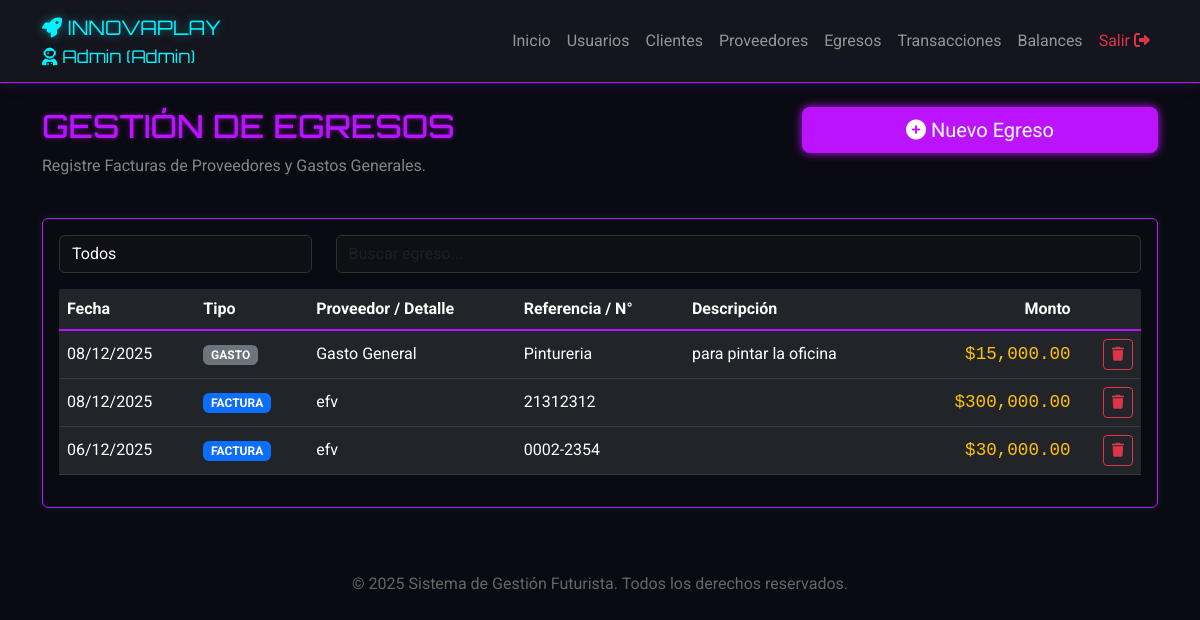
Page /egresos.php (signed in) on the committed database.
### tables this page shows
CREATE TABLE `transacciones` (
  `id` int(11) NOT NULL,
  `tipo` enum('factura','recibo','nota_credito','nota_debito','gasto') NOT NULL,
  `tipo_entidad` enum('cliente','proveedor') NOT NULL,
  `entidad_id` int(11) NOT NULL,
  `monto` decimal(10,2) NOT NULL,
  `descripcion` text DEFAULT NULL,
  `fecha` date NOT NULL,
  `transaccion_relacionada_id` int(11) DEFAULT NULL,
  `estado` tinyint(1) DEFAULT 1,
  `fecha_creacion` timestamp NOT NULL DEFAULT current_timestamp(),
  `numero_comprobante` varchar(50) DEFAULT NULL,
  `letra` char(1) DEFAULT NULL,
  `condicion_pago` enum('contado','cuenta_corriente') DEFAULT NULL,
  `saldo_pendiente` decimal(10,2) DEFAULT 0.00
);

CREATE TABLE `proveedores` (
  `id` int(11) NOT NULL,
  `nombre` varchar(100) NOT NULL,
  `correo` varchar(100) DEFAULT NULL,
  `telefono` varchar(20) DEFAULT NULL,
  `estado` tinyint(1) DEFAULT 1,
  `fecha_creacion` timestamp NOT NULL DEFAULT current_timestamp()
);

### egresos.php (the view, shortened to what this page needs)
<?php
require_once 'config.php';
require_once 'header.php';
$sql_list = "SELECT t.*, p.nombre as nombre_proveedor
             FROM transacciones t
             LEFT JOIN proveedores p ON t.entidad_id = p.id
             WHERE (t.tipo_entidad = 'proveedor' AND t.tipo IN ('factura', 'gasto'))
             AND t.estado = 1
             ORDER BY t.fecha DESC, t.id DESC";
$res_list = $conexion->query($sql_list);
?>
<div class="row mb-4">
    <div class="col-md-8">
        <h2 style="color: var(--neon-purple); text-shadow: 0 0 5px rgba(188, 19, 254, 0.5);">GESTIÓN DE EGRESOS</h2>
        <p class="text-white-50">Registre Facturas de Proveedores y Gastos Generales.</p>
    </div>
    <div class="col-md-4 text-end">
        <button class="btn btn-lg w-100"
            style="background-color: var(--neon-purple); border: none; color: white; box-shadow: 0 0 10px var(--neon-purple);"
            data-bs-toggle="modal" data-bs-target="#modalNuevoEgreso">
            <i class="fas fa-plus-circle"></i> Nuevo Egreso
        </button>
    </div>
</div>
<div class="card" style="border: 1px solid var(--neon-purple); background-color: var(--card-bg);">
    <div class="card-body">
        <div class="row mb-3">
            <div class="col-md-3">
                <select id="documentFilter" class="form-control">
                    <option value="">Todos</option>
                </select>
            </div>
            <div class="col-md-9">
                <input type="text" id="globalSearch" class="form-control" placeholder="Buscar egreso...">
            </div>
        </div>
        <div class="table-responsive">
            <table class="table table-hover table-dark align-middle">
                <thead>
                    <tr style="border-bottom: 2px solid var(--neon-purple);">
                        <th>Fecha</th>
                        <th>Tipo</th>
                        <th>Proveedor / Detalle</th>
                        <th>Referencia / N°</th>
                        <th>Descripción</th>
                        <th class="text-end">Monto</th>
                        <th></th>
                    </tr>
                </thead>
                <tbody>
                    <?php while ($row = $res_list->fetch_assoc()):
                        $es_gasto = $row['tipo'] == 'gasto';
                        $detalle = $es_gasto ? 'Gasto General' : $row['nombre_proveedor'];
                        ?>
                        <tr>
                            <td><?php echo date('d/m/Y', strtotime($row['fecha'])); ?></td>
                            <td>
                                <span class="badge <?php echo $es_gasto ? 'bg-secondary' : 'bg-primary'; ?>">
                                    <?php echo strtoupper($row['tipo']); ?>
                                </span>
                            </td>
                            <td><?php echo $detalle; ?></td>
                            <td><?php echo $row['numero_comprobante']; ?></td>
                            <td><?php echo $row['descripcion']; ?></td>
                            <td class="text-end text-warning" style="font-family: monospace; font-size: 1.1rem;">
                                $<?php echo number_format($row['monto'], 2); ?>
                            </td>
                            <td class="text-end">
                                <form method="POST" action="transacciones.php" style="display:inline;"
                                    onsubmit="return confirm('¿Eliminar este egreso?');">
                                    <button type="submit" class="btn btn-sm btn-outline-danger"><i
                                            class="fas fa-trash"></i></button>
                                </form>
                            </td>
                        </tr>
                    <?php endwhile; ?>
                </tbody>
            </table>
        </div>
    </div>
    <?php require_once 'footer.php'; ?>

### header.php (shortened to what this page needs)
<!DOCTYPE html>
<html lang="es">
<head>
  <link href="https://cdn.jsdelivr.net/npm/bootstrap@5.3.0/dist/css/bootstrap.min.css" rel="stylesheet">
  <link rel="stylesheet" href="https://cdnjs.cloudflare.com/ajax/libs/font-awesome/6.0.0/css/all.min.css">
  <link rel="stylesheet" href="assets/css/style.css">
</head>
<body>
  <?php if (isset($_SESSION['usuario_id'])): ?>
    <nav class="navbar navbar-expand-lg navbar-dark mb-4">
      <div class="container">
        <a class="navbar-brand" href="dashboard.php">
          <i class="fas fa-rocket"></i> INNOVAPLAY
          <div style="font-size: 1.1rem; color: var(--neon-cyan); text-shadow: none;">
            <i class="fas fa-user-astronaut"></i> <?php echo ucfirst($_SESSION['usuario']); ?>
            (<?php echo ucfirst($_SESSION['rol']); ?>)
          </div>
        </a>
        <div class="collapse navbar-collapse" id="navbarNav">
          <ul class="navbar-nav ms-auto">
            <li class="nav-item">
              <a class="nav-link" href="dashboard.php">Inicio</a>
            </li>
            <?php if (isset($_SESSION['rol']) && $_SESSION['rol'] == 'admin'): ?>
              <li class="nav-item">
                <a class="nav-link" href="usuarios.php">Usuarios</a>
              </li>
            <?php endif; ?>
            <li class="nav-item">
              <a class="nav-link" href="clientes.php">Clientes</a>
            </li>
            <li class="nav-item">
              <a class="nav-link" href="proveedores.php">Proveedores</a>
            </li>
            <li class="nav-item">
              <a class="nav-link" href="egresos.php">Egresos</a>
            </li>
            <li class="nav-item">
              <a class="nav-link" href="transacciones.php">Transacciones</a>
            </li>
            <li class="nav-item">
              <a class="nav-link" href="balance.php">Balances</a>
            </li>
            <li class="nav-item">
              <a class="nav-link text-danger" href="logout.php">Salir <i class="fas fa-sign-out-alt"></i></a>
            </li>
          </ul>
        </div>
      </div>
    </nav>
  <?php endif; ?>
  <div class="container">

### footer.php (shortened to what this page needs)
</div>
<footer class="text-center mt-5 py-3" style="color: #666;">
    <p>&copy; <?php echo date('Y'); ?> Sistema de Gestión Futurista. Todos los derechos reservados.</p>
</footer>
</body>
</html>

### assets/css/style.css (style rules this page uses)
:root { --neon-blue: #00f3ff; --neon-purple: #bc13fe; --dark-bg: #0a0a12; --panel-bg: #15151e; --text-color: #e0e0e0; }
body { background-color: var(--dark-bg); color: var(--text-color); font-family: 'Roboto', sans-serif; }
h1, h2, h3, h4, h5, h6, .navbar-brand { font-family: 'Orbitron', sans-serif; color: var(--neon-blue); text-shadow: 0 0 10px rgba(0, 243, 255, 0.5); }
.navbar { background-color: var(--panel-bg) !important; border-bottom: 1px solid var(--neon-purple); box-shadow: 0 0 15px rgba(188, 19, 254, 0.2); }
.card { background-color: var(--panel-bg); border: 1px solid var(--neon-blue); box-shadow: 0 0 10px rgba(0, 243, 255, 0.1); }
.form-control { background-color: #0f0f16; border: 1px solid #333; color: white; }
.table { color: var(--text-color); }

### rows in the picture
transacciones: fecha "08/12/2025", tipo "GASTO", tipo "Gasto General", numero_comprobante "Pintureria", descripcion "para pintar la oficina", monto "15,000.00"
transacciones: fecha "08/12/2025", tipo "FACTURA", proveedores.nombre "efv", numero_comprobante "21312312", monto "300,000.00"
transacciones: fecha "06/12/2025", tipo "FACTURA", proveedores.nombre "efv", numero_comprobante "0002-2354", monto "30,000.00"

### other values in the picture
$_SESSION['usuario'] "Admin"
$_SESSION['rol'] "Admin"
